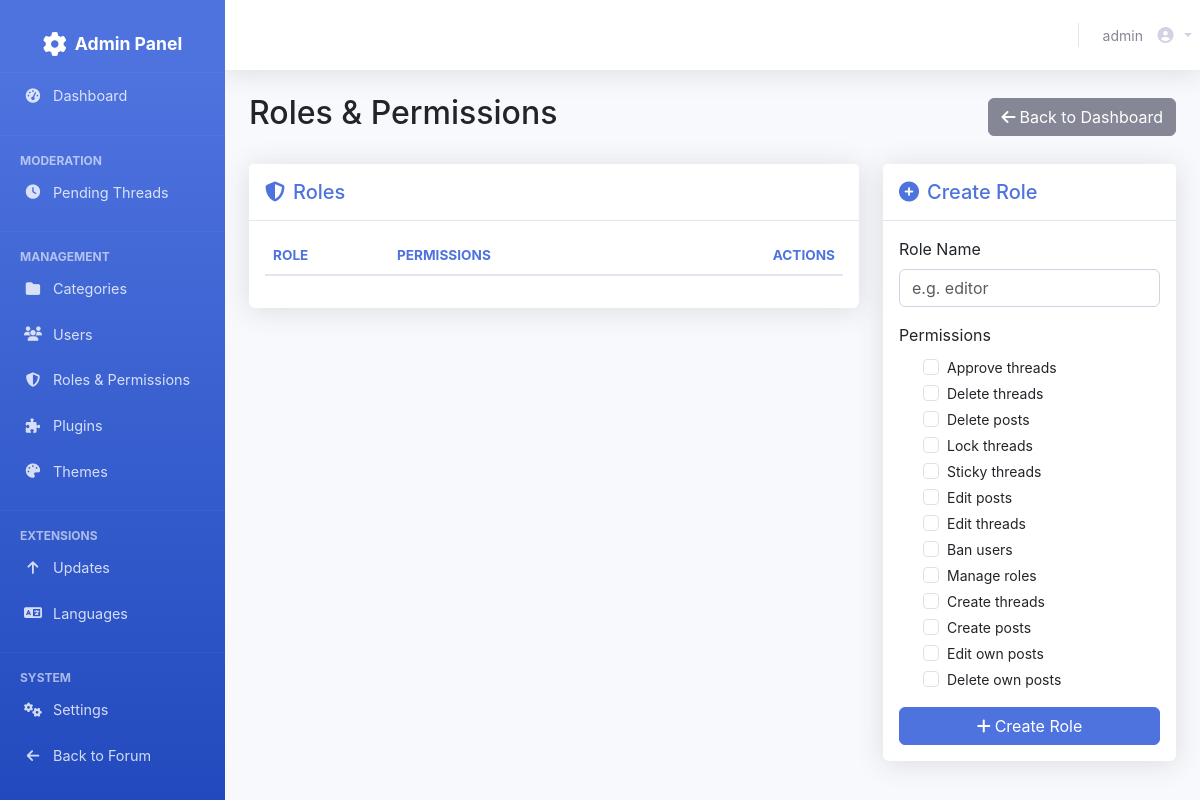
The app's page /admin/roles (signed in), older data.
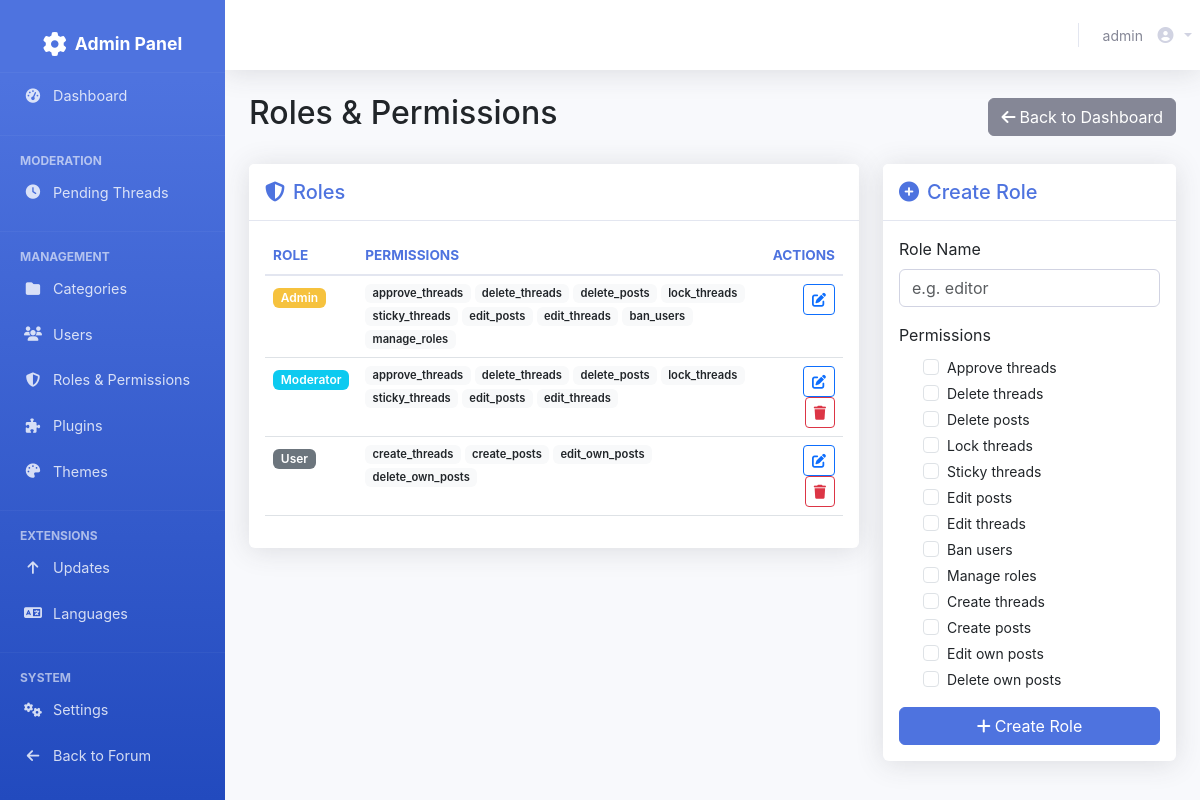
The same page, newer data.
### tables this page shows
CREATE TABLE roles (id INTEGER PRIMARY KEY AUTOINCREMENT, name TEXT NOT NULL UNIQUE, permissions TEXT DEFAULT '[]', created_at DATETIME DEFAULT CURRENT_TIMESTAMP);

### views/admin_roles.php (the view, shortened to what the rows shown need)
<?php
global $pdo;
$roles = $pdo->query("SELECT * FROM roles ORDER BY id ASC")->fetchAll();
?>
<?php include __DIR__.'/admin_header.php'; render_admin_header('Roles & Permissions'); ?>
<div class="container-fluid">
    <div class="d-flex justify-content-between align-items-center mb-4">
        <h2>Roles & Permissions</h2>
    </div>
    <div class="row g-4">
        <div class="col-lg-8">
            <div class="card shadow mb-4">
                <div class="card-body">
                    <div class="table-responsive">
                        <table class="table table-hover">
                            <thead>
                                <tr>
                                    <th>Role</th>
                                    <th>Permissions</th>
                                    <th class="text-end">Actions</th>
                                </tr>
                            </thead>
                            <tbody>
                                <?php foreach ($roles as $role):
                                    $perms = json_decode($role['permissions'] ?? '[]', true) ?? [];
                                ?>
                                <tr>
                                    <td>
                                        <span class="badge <?= $role['name'] === 'admin' ? 'bg-warning' : ($role['name'] === 'moderator' ? 'bg-info' : 'bg-secondary') ?>">
                                            <?= escape(ucfirst($role['name'])) ?>
                                        </span>
                                    </td>
                                    <td>
                                        <div class="d-flex flex-wrap gap-1">
                                            <?php foreach ($perms as $perm): ?>
                                                <span class="badge bg-light text-dark" style="font-size:0.7rem"><?= escape(str_replace('can_', '', $perm)) ?></span>
                                            <?php endforeach; ?>
                                        </div>
                                    </td>
                                    <td class="text-end">
                                        <button class="btn btn-sm btn-outline-primary" onclick="document.getElementById('edit-form-<?= $role['id'] ?>).classList.toggle('d-none')">
                                            <i class="fas fa-edit"></i>
                                        </button>
                                        <?php if ($role['name'] !== 'admin'): ?>
                                        <form method="POST" action="<?= url('admin_roles_action') ?>" class="d-inline" onsubmit="return confirm('Delete this role?')">
                                            <button class="btn btn-sm btn-outline-danger"><i class="fas fa-trash"></i></button>
                                        </form>
                                        <?php endif; ?>
                                    </td>
                                </tr>
                                <?php endforeach; ?>
                            </tbody>
                        </table>
                    </div>
                </div>
            </div>
        </div>
    </div>
</div>

Row changes from the older to the newer data that the page shows:
added roles: name "Admin", permissions "approve_threads", permissions "delete_threads", permissions "delete_posts", permissions "lock_threads", permissions "sticky_threads", permissions "edit_posts", permissions "edit_threads", permissions "ban_users", permissions "manage_roles"
added roles: name "Moderator", permissions "approve_threads", permissions "delete_threads", permissions "delete_posts", permissions "lock_threads", permissions "sticky_threads", permissions "edit_posts", permissions "edit_threads"
added roles: name "User", permissions "create_threads", permissions "create_posts", permissions "edit_own_posts", permissions "delete_own_posts"
